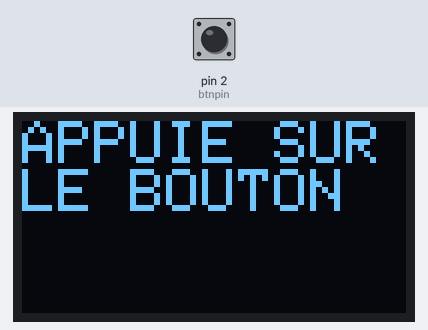
This sketch was run on a simulated Arduino Uno, built with avr-gcc and run on an emulated ATmega328P. Parts: 128×64 one-colour display. Inputs (shaded band) come from the test bench; at power-on: pin 2 (btnpin) HIGH. Random numbers use the default seed unless the sketch sets one.

Above: at 2.7 s.
2.8 s: pin 2 (btnpin) pulled LOW for 0.15 s
At 3.4 s:
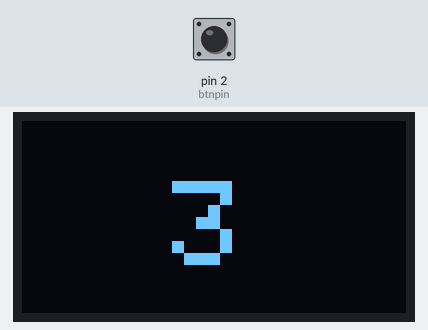
5.9 s: pin 2 (btnpin) pulled LOW for 3.2 s
At 10.2 s:
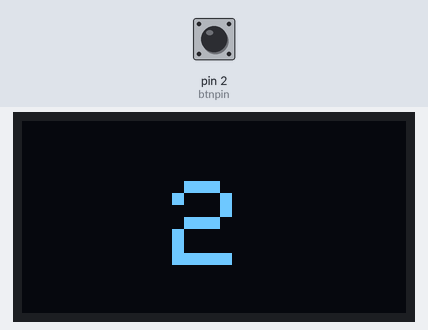
12.1 s: pin 2 (btnpin) pulled LOW for 3.2 s
At 17.3 s:
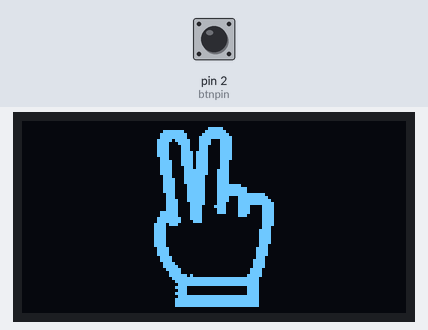
18.2 s: pin 2 (btnpin) pulled LOW for 1 s
At 21.9 s:
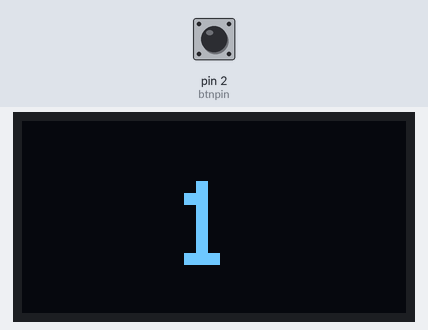
Timing chart, 0 to 23.4 s (numbered marks = the images above; inputs shaded):
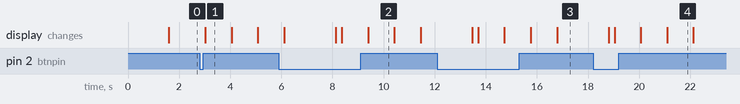

Measured:
- after the input at 2.8 s, the display: changes after 0.23 s (image 1)
- what the display in image 1 shows lasts 1.1 s, from 3.0 s to 4.1 s

The sketch:

chifoumi.ino
```cpp
#include <SPI.h>
#include <Wire.h>
#include <Adafruit_GFX.h>
#include <Adafruit_SSD1306.h>

#define SCREEN_WIDTH 128 // Largeur de l'écran OLED en pixels
#define SCREEN_HEIGHT 64 // Hauteur de l'écran OLED en pixels

#define LOGO_HEIGHT   60
#define LOGO_WIDTH    60

#define OLED_RESET -1 // Pin de reset (ou -1 si partagé avec le reset de l'Arduino)
#define SCREEN_ADDRESS 0x3C // Adresse I2C de l'écran OLED
Adafruit_SSD1306 display(SCREEN_WIDTH, SCREEN_HEIGHT, &Wire, OLED_RESET);

#define btnpin 2 // Pin du bouton
int randNumber; // Nombre aléatoire pour sélectionner une image

// Définition des images en PROGMEM

static const unsigned char PROGMEM sciseau[] =
{ // 'sciseau', 60x60px
0x00, 0x00, 0x00, 0x0f, 0x80, 0x00, 0x00, 0x00, 0x00, 0x07, 0xf0, 0x1f, 0xc0, 0x00, 0x00, 0x00,
0x00, 0x0f, 0xf8, 0x3f, 0xe0, 0x00, 0x00, 0x00, 0x00, 0x0f, 0xf8, 0x7f, 0xf0, 0x00, 0x00, 0x00,
0x00, 0x1f, 0x7c, 0x78, 0xf0, 0x00, 0x00, 0x00, 0x00, 0x1e, 0x3c, 0x78, 0xf0, 0x00, 0x00, 0x00,
0x00, 0x1e, 0x1c, 0x70, 0xf0, 0x00, 0x00, 0x00, 0x00, 0x1e, 0x1c, 0x70, 0xf0, 0x00, 0x00, 0x00,
0x00, 0x1e, 0x1e, 0xf0, 0xf0, 0x00, 0x00, 0x00, 0x00, 0x1e, 0x1e, 0xf0, 0xf0, 0x00, 0x00, 0x00,
0x00, 0x0e, 0x1e, 0xf0, 0xf0, 0x00, 0x00, 0x00, 0x00, 0x0f, 0x1e, 0xf0, 0xe0, 0x00, 0x00, 0x00,
0x00, 0x0f, 0x1e, 0xf0, 0xe0, 0x00, 0x00, 0x00, 0x00, 0x0f, 0x0e, 0xf0, 0xe0, 0x00, 0x00, 0x00,
0x00, 0x0f, 0x0f, 0xf1, 0xe0, 0x00, 0x00, 0x00, 0x00, 0x0f, 0x0f, 0xf1, 0xe0, 0x00, 0x00, 0x00,
0x00, 0x07, 0x0f, 0xe1, 0xe0, 0x00, 0x00, 0x00, 0x00, 0x07, 0x8f, 0xe1, 0xe0, 0x00, 0x00, 0x00,
0x00, 0x07, 0x8f, 0xe1, 0xe0, 0x00, 0x00, 0x00, 0x00, 0x07, 0x87, 0xe1, 0xfe, 0x00, 0x00, 0x00,
0x00, 0x07, 0x87, 0xe1, 0xff, 0x80, 0x00, 0x00, 0x00, 0x07, 0x87, 0xe1, 0xff, 0x80, 0x00, 0x00,
0x00, 0x03, 0x87, 0xe1, 0xff, 0xfe, 0x00, 0x00, 0x00, 0x03, 0x87, 0xe1, 0xe3, 0xff, 0x00, 0x00,
0x00, 0x03, 0xc7, 0xe1, 0xe3, 0xff, 0x80, 0x00, 0x00, 0x03, 0xc3, 0xe1, 0xc3, 0xff, 0xc0, 0x00,
0x00, 0x03, 0xc3, 0xc3, 0xc3, 0xc3, 0xc0, 0x00, 0x00, 0x03, 0xc3, 0xc1, 0xc3, 0xc3, 0xc0, 0x00,
0x00, 0x0f, 0xc3, 0xc1, 0xc3, 0xc3, 0xc0, 0x00, 0x00, 0x0f, 0xc3, 0xc0, 0x03, 0x83, 0xc0, 0x00,
0x00, 0x1f, 0xe3, 0xc0, 0x00, 0x03, 0xc0, 0x00, 0x00, 0x1f, 0xe1, 0xc0, 0x00, 0x03, 0xc0, 0x00,
0x00, 0x3d, 0xc0, 0x00, 0x00, 0x03, 0xc0, 0x00, 0x00, 0x3c, 0x00, 0x00, 0x00, 0x03, 0x80, 0x00,
0x00, 0x3c, 0x00, 0x00, 0x00, 0x07, 0x80, 0x00, 0x00, 0x3c, 0x00, 0x00, 0x00, 0x07, 0x80, 0x00,
0x00, 0x3c, 0x00, 0x00, 0x00, 0x07, 0x80, 0x00, 0x00, 0x3c, 0x00, 0x00, 0x00, 0x07, 0x80, 0x00,
0x00, 0x3c, 0x00, 0x00, 0x00, 0x07, 0x80, 0x00, 0x00, 0x3c, 0x00, 0x00, 0x00, 0x07, 0x00, 0x00,
0x00, 0x1e, 0x00, 0x00, 0x00, 0x0f, 0x00, 0x00, 0x00, 0x1e, 0x00, 0x00, 0x00, 0x0f, 0x00, 0x00,
0x00, 0x1e, 0x00, 0x00, 0x00, 0x0f, 0x00, 0x00, 0x00, 0x0f, 0x00, 0x00, 0x00, 0x0e, 0x00, 0x00,
0x00, 0x0f, 0x00, 0x00, 0x00, 0x1e, 0x00, 0x00, 0x00, 0x07, 0x80, 0x00, 0x00, 0x1e, 0x00, 0x00,
0x00, 0x07, 0xc0, 0x00, 0x00, 0x1e, 0x00, 0x00, 0x00, 0x03, 0xe0, 0x00, 0x00, 0x3c, 0x00, 0x00,
0x00, 0x01, 0xe0, 0x00, 0x00, 0x3c, 0x00, 0x00, 0x00, 0x01, 0xfa, 0x00, 0x00, 0x7c, 0x00, 0x00,
0x00, 0x00, 0xff, 0xff, 0xff, 0xf8, 0x00, 0x00, 0x00, 0x00, 0x7f, 0xff, 0xff, 0xf8, 0x00, 0x00,
0x00, 0x00, 0x3f, 0xff, 0xff, 0xf8, 0x00, 0x00, 0x00, 0x00, 0x78, 0x00, 0x00, 0x78, 0x00, 0x00,
0x00, 0x00, 0x38, 0x00, 0x00, 0x78, 0x00, 0x00, 0x00, 0x00, 0x78, 0x00, 0x00, 0x78, 0x00, 0x00,
0x00, 0x00, 0x3f, 0xff, 0xff, 0xf8, 0x00, 0x00, 0x00, 0x00, 0x7f, 0xff, 0xff, 0xf8, 0x00, 0x00,
0x00, 0x00, 0x7f, 0xff, 0xff, 0xf8, 0x00, 0x00, 0x00, 0x00, 0x7f, 0xff, 0xff, 0xf8, 0x00, 0x00,
};
static const unsigned char PROGMEM feuille[] =
{ // 'feuille', 60x60px
0x00, 0x00, 0x00, 0x03, 0xe0, 0x00, 0x00, 0x00, 0x00, 0x00, 0x00, 0x07, 0xf8, 0x00, 0x00, 0x00,
0x00, 0x00, 0x00, 0x0f, 0xf8, 0x00, 0x00, 0x00, 0x00, 0x00, 0x00, 0x1f, 0xfc, 0x00, 0x00, 0x00,
0x00, 0x00, 0x00, 0x1e, 0x3f, 0xe0, 0x00, 0x00, 0x00, 0x00, 0x01, 0xfe, 0x1f, 0xf0, 0x00, 0x00,
0x00, 0x00, 0x07, 0xfe, 0x1f, 0xf8, 0x00, 0x00, 0x00, 0x00, 0x07, 0xfe, 0x1f, 0x7c, 0x00, 0x00,
0x00, 0x00, 0x0f, 0xfe, 0x1e, 0x3f, 0xe0, 0x00, 0x00, 0x00, 0x0f, 0x1e, 0x1c, 0x3f, 0xf0, 0x00,
0x00, 0x00, 0x0e, 0x1e, 0x1c, 0x3f, 0xf8, 0x00, 0x00, 0x00, 0x0e, 0x1e, 0x1c, 0x3f, 0xf8, 0x00,
0x00, 0x00, 0x0e, 0x1e, 0x1c, 0x3c, 0x78, 0x00, 0x00, 0x00, 0x0e, 0x1e, 0x1c, 0x3c, 0x38, 0x00,
0x00, 0x00, 0x0e, 0x1e, 0x1c, 0x3c, 0x38, 0x00, 0x00, 0x00, 0x0e, 0x1e, 0x1c, 0x3c, 0x38, 0x00,
0x00, 0x00, 0x0e, 0x1e, 0x1c, 0x3c, 0x38, 0x00, 0x00, 0x00, 0x0e, 0x1e, 0x1c, 0x3c, 0x38, 0x00,
0x00, 0x00, 0x0e, 0x1e, 0x1c, 0x3c, 0x38, 0x00, 0x00, 0x00, 0x0e, 0x1e, 0x1c, 0x3c, 0x38, 0x00,
0x00, 0x00, 0x0e, 0x1e, 0x1c, 0x3c, 0x38, 0x00, 0x00, 0x00, 0x0e, 0x1e, 0x1c, 0x3c, 0x38, 0x00,
0x00, 0x00, 0x0e, 0x1e, 0x1c, 0x3c, 0x38, 0x00, 0x00, 0x00, 0x0e, 0x1e, 0x1c, 0x3c, 0x38, 0x00,
0x00, 0x00, 0x0e, 0x1e, 0x1c, 0x3c, 0x38, 0x00, 0x00, 0x00, 0x0e, 0x1e, 0x1c, 0x3c, 0x38, 0x00,
0x00, 0x00, 0x0e, 0x1e, 0x1c, 0x3c, 0x38, 0x00, 0x00, 0x00, 0x0e, 0x1e, 0x1c, 0x3c, 0x38, 0x00,
0x00, 0x00, 0x0e, 0x1e, 0x00, 0x00, 0x38, 0x00, 0x00, 0x18, 0x0e, 0x0c, 0x00, 0x00, 0x38, 0x00,
0x00, 0x7f, 0x0e, 0x00, 0x00, 0x00, 0x38, 0x00, 0x00, 0xff, 0x8e, 0x00, 0x00, 0x00, 0x38, 0x00,
0x01, 0xff, 0xce, 0x00, 0x00, 0x00, 0x38, 0x00, 0x01, 0xe7, 0xfe, 0x00, 0x00, 0x00, 0x38, 0x00,
0x01, 0xe3, 0xfe, 0x00, 0x00, 0x00, 0x38, 0x00, 0x01, 0xe1, 0xfe, 0x00, 0x00, 0x00, 0x38, 0x00,
0x01, 0xe0, 0xfe, 0x00, 0x00, 0x00, 0x38, 0x00, 0x01, 0xf0, 0x7e, 0x00, 0x00, 0x00, 0x38, 0x00,
0x00, 0xf8, 0x3e, 0x00, 0x00, 0x00, 0x38, 0x00, 0x00, 0x7c, 0x1e, 0x00, 0x00, 0x00, 0x38, 0x00,
0x00, 0x3e, 0x0e, 0x00, 0x00, 0x00, 0x38, 0x00, 0x00, 0x1f, 0x00, 0x00, 0x00, 0x00, 0x38, 0x00,
0x00, 0x0f, 0x80, 0x00, 0x00, 0x00, 0x38, 0x00, 0x00, 0x07, 0xc0, 0x00, 0x00, 0x00, 0x38, 0x00,
0x00, 0x07, 0xc0, 0x00, 0x00, 0x00, 0x38, 0x00, 0x00, 0x03, 0xe0, 0x00, 0x00, 0x00, 0x38, 0x00,
0x00, 0x01, 0xe0, 0x00, 0x00, 0x00, 0x38, 0x00, 0x00, 0x00, 0xf0, 0x00, 0x00, 0x00, 0x38, 0x00,
0x00, 0x00, 0xf8, 0x00, 0x00, 0x00, 0x78, 0x00, 0x00, 0x00, 0x78, 0x00, 0x00, 0x00, 0x78, 0x00,
0x00, 0x00, 0x3c, 0x00, 0x00, 0x00, 0x78, 0x00, 0x00, 0x00, 0x3e, 0x00, 0x00, 0x00, 0xf0, 0x00,
0x00, 0x00, 0x1f, 0x00, 0x00, 0x01, 0xf0, 0x00, 0x00, 0x00, 0x0f, 0x80, 0x00, 0x03, 0xe0, 0x00,
0x00, 0x00, 0x0f, 0xc0, 0x00, 0x07, 0xe0, 0x00, 0x00, 0x00, 0x07, 0xf0, 0x00, 0x0f, 0xc0, 0x00,
0x00, 0x00, 0x03, 0xff, 0xff, 0xff, 0x80, 0x00, 0x00, 0x00, 0x00, 0xff, 0xff, 0xff, 0x00, 0x00,
0x00, 0x00, 0x00, 0x7f, 0xff, 0xfc, 0x00, 0x00, 0x00, 0x00, 0x00, 0x0f, 0xff, 0xf0, 0x00, 0x00,
};
static const unsigned char PROGMEM pierre[] =
{ // 'pierre', 60x60px
0x00, 0x00, 0x00, 0x3f, 0x00, 0x00, 0x00, 0x00, 0x00, 0x00, 0x00, 0xff, 0xc0, 0x00, 0x00, 0x00,
0x00, 0x01, 0xf9, 0xff, 0xe0, 0x00, 0x00, 0x00, 0x00, 0x07, 0xff, 0xff, 0xf7, 0xf0, 0x00, 0x00,
0x00, 0x0f, 0xff, 0xe0, 0xff, 0xf8, 0x00, 0x00, 0x00, 0x0f, 0xff, 0xc0, 0xff, 0xfc, 0x00, 0x00,
0x00, 0x1e, 0x0f, 0xc0, 0x7e, 0x3e, 0xfc, 0x00, 0x00, 0x1e, 0x07, 0x80, 0x78, 0x1f, 0xff, 0x00,
0x00, 0x1c, 0x03, 0x80, 0x78, 0x0f, 0xff, 0x80, 0x00, 0x1c, 0x03, 0x80, 0x78, 0x0f, 0xff, 0xc0,
0x00, 0x1c, 0x03, 0x80, 0x78, 0x0f, 0x83, 0xc0, 0x00, 0x1c, 0x03, 0x80, 0x78, 0x0f, 0x01, 0xe0,
0x00, 0x1c, 0x03, 0x80, 0x78, 0x0f, 0x01, 0xe0, 0x00, 0xfc, 0x03, 0x80, 0x78, 0x0f, 0x01, 0xe0,
0x03, 0xfc, 0x03, 0x80, 0x78, 0x0f, 0x01, 0xe0, 0x07, 0xfc, 0x03, 0x80, 0x78, 0x0f, 0x01, 0xe0,
0x0f, 0xfc, 0x00, 0x00, 0x78, 0x0f, 0x01, 0xe0, 0x1f, 0x1c, 0x00, 0x00, 0x70, 0x0f, 0x01, 0xe0,
0x3e, 0x1c, 0x00, 0x00, 0x20, 0x0f, 0x01, 0xe0, 0x3c, 0x1c, 0x00, 0x00, 0x00, 0x0e, 0x01, 0xe0,
0x3c, 0x1c, 0x00, 0x00, 0x00, 0x00, 0x01, 0xe0, 0x38, 0x1c, 0x00, 0x00, 0x00, 0x00, 0x01, 0xe0,
0x78, 0x1c, 0x00, 0x00, 0x00, 0x00, 0x01, 0xe0, 0x78, 0x1c, 0x00, 0x00, 0x00, 0x00, 0x01, 0xe0,
0x78, 0x1c, 0x00, 0x00, 0x00, 0x00, 0x01, 0xc0, 0x78, 0x1c, 0x00, 0x00, 0x00, 0x00, 0x03, 0xc0,
0x78, 0x08, 0x00, 0x00, 0x00, 0x00, 0x03, 0xc0, 0x78, 0x00, 0x00, 0x00, 0x00, 0x00, 0x03, 0xc0,
0x78, 0x00, 0x00, 0x00, 0x00, 0x00, 0x03, 0xc0, 0x38, 0x00, 0x00, 0x00, 0x00, 0x00, 0x03, 0xc0,
0x3c, 0x00, 0x00, 0x00, 0x00, 0x00, 0x03, 0x80, 0x3c, 0x00, 0x00, 0x00, 0x00, 0x00, 0x07, 0x80,
0x3c, 0x00, 0x00, 0x00, 0x00, 0x00, 0x07, 0x80, 0x1e, 0x00, 0x00, 0x00, 0x00, 0x00, 0x07, 0x80,
0x1e, 0x00, 0x00, 0x00, 0x00, 0x00, 0x07, 0x80, 0x1e, 0x00, 0x00, 0x00, 0x00, 0x00, 0x0f, 0x00,
0x0f, 0x00, 0x00, 0x00, 0x00, 0x00, 0x0f, 0x00, 0x0f, 0x00, 0x00, 0x00, 0x00, 0x00, 0x0f, 0x00,
0x07, 0x80, 0x00, 0x00, 0x00, 0x00, 0x0f, 0x00, 0x07, 0xc0, 0x00, 0x00, 0x00, 0x00, 0x1e, 0x00,
0x03, 0xc0, 0x00, 0x00, 0x00, 0x00, 0x1e, 0x00, 0x03, 0xe0, 0x00, 0x00, 0x00, 0x00, 0x1e, 0x00,
0x01, 0xf0, 0x00, 0x00, 0x00, 0x00, 0x3c, 0x00, 0x00, 0xf8, 0x00, 0x00, 0x00, 0x00, 0x3c, 0x00,
0x00, 0x7c, 0x00, 0x00, 0x00, 0x00, 0x3c, 0x00, 0x00, 0x3e, 0x00, 0x00, 0x00, 0x00, 0x78, 0x00,
0x00, 0x3f, 0xff, 0xff, 0xff, 0xff, 0xf8, 0x00, 0x00, 0x1f, 0xff, 0xff, 0xff, 0xff, 0xf0, 0x00,
0x00, 0x0f, 0xff, 0xff, 0xff, 0xff, 0xf0, 0x00, 0x00, 0x0f, 0xff, 0xff, 0xff, 0xff, 0xf0, 0x00,
0x00, 0x07, 0x00, 0x00, 0x00, 0x00, 0xf0, 0x00, 0x00, 0x07, 0x00, 0x00, 0x00, 0x00, 0xf0, 0x00,
0x00, 0x07, 0x00, 0x00, 0x00, 0x00, 0xf0, 0x00, 0x00, 0x07, 0x00, 0x00, 0x00, 0x00, 0xf0, 0x00,
0x00, 0x07, 0x00, 0x00, 0x00, 0x00, 0xf0, 0x00, 0x00, 0x07, 0x00, 0x00, 0x00, 0x00, 0xf0, 0x00,
0x00, 0x07, 0xff, 0xff, 0xff, 0xff, 0xf0, 0x00, 0x00, 0x07, 0xff, 0xff, 0xff, 0xff, 0xf0, 0x00,
0x00, 0x07, 0xff, 0xff, 0xff, 0xff, 0xf0, 0x00, 0x00, 0x07, 0xff, 0xff, 0xff, 0xff, 0xf0, 0x00
};


void setup() {
    // Initialisation du bouton
    pinMode(btnpin, INPUT_PULLUP);

    // Initialisation de l'écran OLED
    if(!display.begin(SSD1306_SWITCHCAPVCC, SCREEN_ADDRESS)) {
        Serial.println(F("SSD1306 allocation failed"));
        for(;;);
    }

    display.clearDisplay();
    display.setTextSize(2);
    display.setTextColor(SSD1306_WHITE);
    display.setCursor(0, 10);
    display.print(F("Bienvenue!"));
    display.display();
    delay(1500);
    attente();
}

void attente()
{
  display.clearDisplay();
  display.setCursor(0, 0);
  display.setTextSize(2);
  display.print(F("APPUIE SUR"));
  display.println(F("LE BOUTON"));
  display.display();
}

void loop() {
    if (digitalRead(btnpin) == LOW) {
        delay(200); // Debounce

        // Affichage du compte à rebours
        for (int i = 3; i > 0; i--) {
            display.clearDisplay();
            display.setTextSize(4);
            display.setCursor(50, 20);
            display.print(i);
            display.display();
            delay(1000);
        }

        randNumber = random(3); // Génère un nombre entre 0 et 2
        display.clearDisplay();

        switch(randNumber) {
            case 0:
                display.drawBitmap( (display.width()  - LOGO_WIDTH ) / 2, (display.height() - LOGO_HEIGHT) / 2, pierre, LOGO_WIDTH, LOGO_HEIGHT, 1);
                break;
            case 1:
                display.drawBitmap( (display.width()  - LOGO_WIDTH ) / 2, (display.height() - LOGO_HEIGHT) / 2, feuille, LOGO_WIDTH, LOGO_HEIGHT, 1);
                break;
            case 2:
                display.drawBitmap( (display.width()  - LOGO_WIDTH ) / 2, (display.height() - LOGO_HEIGHT) / 2, sciseau, LOGO_WIDTH, LOGO_HEIGHT, 1);
                break;
        }
        display.display();
        delay(2000);
        attente();
    }
}
```
